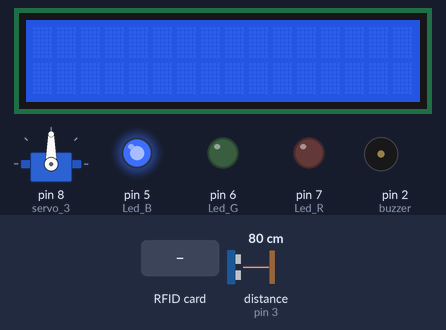
Bench run of a sketch on a simulated Arduino Uno, built with avr-gcc and run on an emulated ATmega328P. On the bench: servo, 16×2 character LCD, output pins drawn as LEDs (lit = HIGH), buzzer (waves = sounding). Wiring (inferred from the names in the program): ultrasonic range finder: trigger pin 4; echo pin 3. The test bench sets the inputs (shaded band); at power-on: distance to the obstacle (sensor on pin 3) 80 cm. The echo pulse lasts 58.3 µs per cm; pins used as bus, display or sensor lines are not drawn; what the sketch prints to the serial monitor is not drawn.

Above: at 1.3 s.
1.4 s: RFID card 55 52 08 AD held to the reader
At 2.5 s:
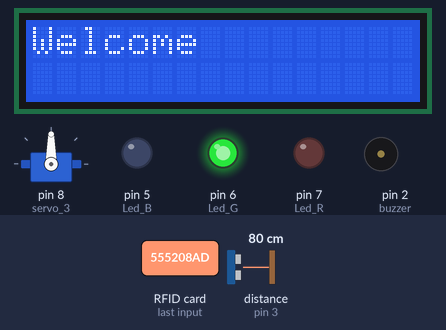
At 4.1 s:
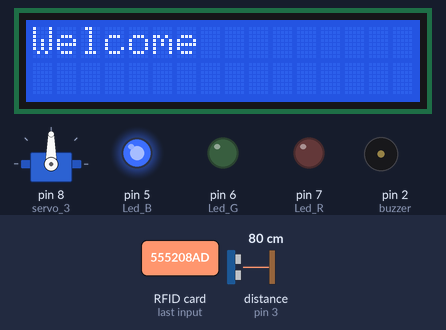
4.4 s: distance to the obstacle (sensor on pin 3) set to 8 cm
5.9 s: distance to the obstacle (sensor on pin 3) set to 5 cm
At 6.3 s:
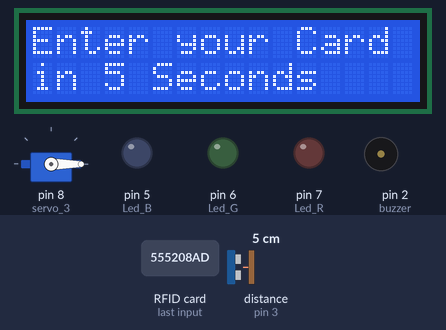
Timing chart, 0 to 13.4 s (numbered marks = the images above; inputs shaded):
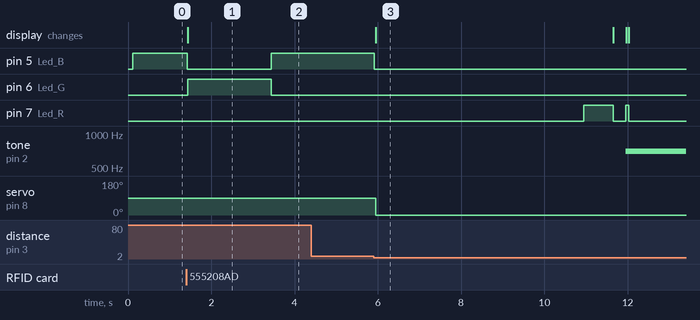

Measured:
- the behaviour switches between 7 and 6 cm on distance to the obstacle (sensor on pin 3) (found by bisection; images 2 and 3)
- after the input at 1.4 s, pin 5 (Led_B): HIGH → LOW at once, → HIGH 2.0 s later; pin 6 (Led_G): LOW → HIGH at once, → LOW 2.0 s later; the display: changes at once (image 1)
- after the input at 4.4 s, every drawn part: stays the same
- after the input at 5.9 s, pin 5 (Led_B): HIGH → LOW at once; pin 7 (Led_R): LOW → HIGH after 5.0 s, → LOW 0.70 s later, → HIGH 0.30 s later, → LOW 0.07 s later; tone on pin 2 (buzzer): silent → 700 Hz after 6.0 s; servo on pin 8 (servo_3): 90° → 0° at once; the display: changes at once (image 3)

The sketch:

Projectfinal.ino
```cpp
#include <SPI.h>
#include <MFRC522.h>
#include <Servo.h>


Servo servo_3;

#include <Wire.h>
#include <LiquidCrystal_I2C.h>
//I2C pins declaration
LiquidCrystal_I2C lcd(0x27,16,2);

#define SS_PIN 10
#define RST_PIN 9


MFRC522 mfrc522(SS_PIN, RST_PIN);


const int trigPin = 4;
const int echoPin = 3;
const int buzzer = 2;
const int Led_B = 5;
const int Led_G = 6;
const int Led_R = 7;

long duration;
int distance;
int safetyDistance;

void setup()
{
  pinMode(trigPin, OUTPUT);
  pinMode(echoPin, INPUT);
  pinMode(buzzer, OUTPUT);
  pinMode(Led_B, OUTPUT);
  pinMode(Led_G, OUTPUT);
  pinMode(Led_R, OUTPUT);
  servo_3.attach(8);


  Serial.begin(9600);

  lcd.begin(16,2);
  lcd.backlight();

  SPI.begin();
  mfrc522.PCD_Init();


  noTone(buzzer);
  Serial.println("Put your card to the reader...");
  Serial.println();

}
void loop()
{
  digitalWrite(Led_G, LOW);
  digitalWrite(Led_B, HIGH);


  digitalWrite(trigPin, LOW);
  delayMicroseconds(2);
  digitalWrite(trigPin, HIGH);
  delayMicroseconds(10);
  digitalWrite(trigPin, LOW);

  duration = pulseIn(echoPin, HIGH);
  distance= duration*0.034/2;

  safetyDistance = distance;


  if (safetyDistance <= 5){
      servo_3.write(0);
      lcd.clear();
      digitalWrite(Led_B, LOW);
      lcd.clear();
      lcd.setCursor(0,0);
      lcd.print("Enter your Card");
      lcd.setCursor(0,1);
      lcd.print("in 5 Seconds");
      digitalWrite(Led_R, HIGH);
      digitalWrite(Led_R, LOW);
      delay(5000);


      digitalWrite(Led_R, HIGH);
      delay(700);
      lcd.clear();
      digitalWrite(Led_R, LOW);
      delay(300);
      digitalWrite(Led_B, LOW);
      tone(buzzer, 700);
      digitalWrite(Led_R, HIGH);
      lcd.clear();
      lcd.setCursor(0,0);
      lcd.print("Please get out");

    }


  if ( ! mfrc522.PICC_IsNewCardPresent())
  {
    return;
  }

  if ( ! mfrc522.PICC_ReadCardSerial())
  {
    return;
  }

  Serial.print("UID tag :");
  String content= "";
  byte letter;
  for (byte i = 0; i < mfrc522.uid.size; i++)
  {
     Serial.print(mfrc522.uid.uidByte[i] < 0x10 ? " 0" : " ");
     Serial.print(mfrc522.uid.uidByte[i], HEX);
     content.concat(String(mfrc522.uid.uidByte[i] < 0x10 ? " 0" : " "));
     content.concat(String(mfrc522.uid.uidByte[i], HEX));
  }
  Serial.println();
  Serial.print("Message : ");
  content.toUpperCase();
  if (content.substring(1) == "55 52 08 AD")
  {
      digitalWrite(Led_B, LOW);
      lcd.clear();
      lcd.print("Welcome");
      noTone(buzzer);
      digitalWrite(Led_R, LOW);
      digitalWrite(Led_G, HIGH);
      delay(2000);
      digitalWrite(Led_G, LOW);


    Serial.println("Authorized access");
    Serial.println();


  }

 else
 {
    servo_3.write(90);
    Serial.println(" Access denied");
    lcd.clear();
    lcd.setCursor(0,0);
    lcd.print("Your card is invalid");


  }
} 
```
